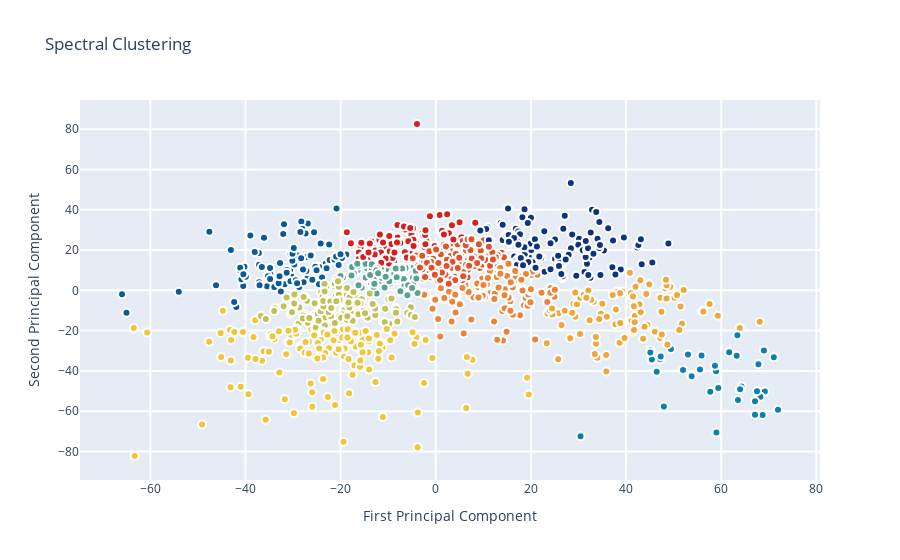

Write notebook code for a chart like this one.
### Code cell
X_clustered = SpectralClustering(n_clusters=10, affinity='nearest_neighbors',n_neighbors=12,
                          assign_labels='kmeans').fit_predict(Isomap_results2D)

trace_sc = go.Scatter(x=Isomap_results2D[:, 0], y= Isomap_results2D[:, 1],mode="markers",
                    showlegend=False,
                    marker=dict(
                            size=8,
                            color = X_clustered,
                            colorscale = 'Portland',
                            showscale=False, 
                            line = dict(
            width = 2,
            color = 'rgb(255, 255, 255)'
        )
                   ))

layout = go.Layout(
    title= 'Spectral Clustering',
    hovermode= 'closest',
    xaxis= dict(
         title= 'First Principal Component',
        ticklen= 5,
        zeroline= False,
        gridwidth= 2,
    ),
    yaxis=dict(
        title= 'Second Principal Component',
        ticklen= 5,
        gridwidth= 2,
    ),
    showlegend= True
)

data = [trace_sc]
fig1 = dict(data=data, layout= layout)
py.iplot(fig1, filename="SC")
print('Clustering Score',silhouette_score(Isomap_results2D,X_clustered))

### Figure 1 — Plotly figure (JSON) as saved in the notebook; plotly's stock layout.template omitted (floating-point values rounded to 4 significant figures; data arrays with more than 128 entries replaced by an {"elided": "..."} marker saying what was removed)
{"data": [{"marker": {"color": {"elided": "1000 int values"}, "colorscale": [[0, "rgb(12,51,131)"], [0.25, "rgb(10,136,186)"], [0.5, "rgb(242,211,56)"], [0.75, "rgb(242,143,56)"], [1, "rgb(217,30,30)"]], "line": {"color": "rgb(255, 255, 255)", "width": 2}, "showscale": false, "size": 8}, "mode": "markers", "showlegend": false, "type": "scatter", "x": {"elided": "1000 float values"}, "y": {"elided": "1000 float values"}}], "layout": {"hovermode": "closest", "showlegend": true, "title": {"text": "Spectral Clustering"}, "xaxis": {"gridwidth": 2, "ticklen": 5, "title": {"text": "First Principal Component"}, "zeroline": false}, "yaxis": {"gridwidth": 2, "ticklen": 5, "title": {"text": "Second Principal Component"}}}}
